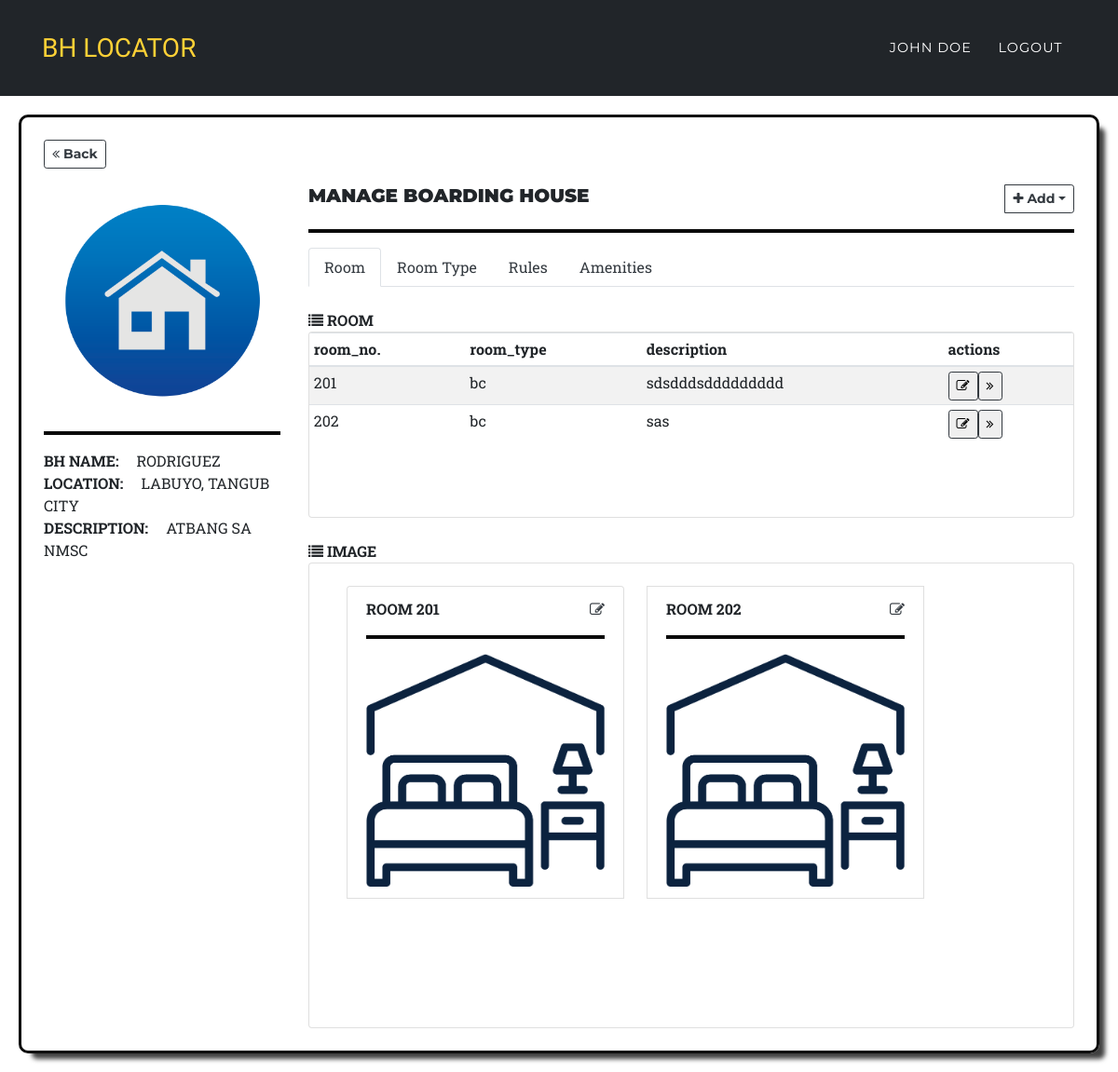
Screenshot of /owner/manage_house.php?bhouse_id=2 (signed in) with the database file from the repository.
### tables this page shows
CREATE TABLE `boarding_house` (
  `bhouse_id` int(11) NOT NULL,
  `bhouse_name` varchar(50) NOT NULL,
  `description` text NOT NULL,
  `location` varchar(255) NOT NULL,
  `image` varchar(255) NOT NULL,
  `user_id` int(11) NOT NULL,
  `bh_added` datetime NOT NULL DEFAULT current_timestamp()
);

CREATE TABLE `room` (
  `room_id` int(11) NOT NULL,
  `bhouse_id` int(20) NOT NULL,
  `room_no` varchar(20) NOT NULL,
  `description` text NOT NULL,
  `room_type_id` int(20) NOT NULL,
  `image` varchar(200) NOT NULL,
  `amenities` varchar(60) NOT NULL,
  `room_added` datetime NOT NULL DEFAULT current_timestamp()
);

CREATE TABLE `room_type` (
  `room_type_id` int(11) NOT NULL,
  `bhouse_id` varchar(20) NOT NULL,
  `type_name` varchar(60) NOT NULL
);

### view_pages/manage_bh.php (the view, shortened to what this page needs)
<div class="row">
    <div class="col-md-3">
        <div class="">
            <a href="../owner/dashboard.php"><button class="btn btn-sm btn-outline-dark mb-3"> <i class="fa fa-angle-double-left"></i> Back</button></a>
        </div>
        <div class="">
                <img class="card-img-top" src="../models/upload_bh/<?=$img;?>" alt="Card image cap" height="250px" width="250px">
                <hr style="border: 2px solid #0a0a0a;">
                <span class="text-center text-uppercase">
                    <b>BH NAME:</b> <span style="margin-left: 15px"><?=$bh;?></span><br>
                    <b>Location:</b> <span style="margin-left: 15px"><?=$loc;?></span><br>
                    <b>Description:</b> <span style="margin-left: 15px"><?=$desc;?></span><br>
                </span><br>
        </div>
    </div>
    <div class="col-md-9">
        <br><br>
        <div class="">
            <div class="">
                <div class="row">
                        <div class="col-md-6">
                            <h5><b>MANAGE BOARDING HOUSE</b></h5>
                        </div>
                        <div class="col-md-2"></div>
                        <div class="col-md-4">
                            <div class="">
                                <div class="row">
                                    <div class="col-md-4"></div>
                                    <div class="col-md-4"></div>
                                    <div class="col-md-4">
                                            <span class="float-right">
                                                    <div class="input-group">
                                                        <div class="input-group-append">
                                                            <button class="btn btn-outline-dark btn-sm dropdown-toggle" type="button" data-toggle="dropdown" aria-expanded="false"><i class="fa fa-plus"></i> Add</button>
                                                    </div>
                                            </span>
                                    </div>
                                </div>
                            </div>
                        </div>
                </div>
            </div> <hr style="border: 2px solid #0a0a0a;">
            <div class="">
                    <nav>
                        <div class="nav nav-tabs" id="nav-tab" role="tablist">
                            <a class="nav-item nav-link text-dark active" id="nav-room-tab" data-toggle="tab" href="#nav-room" role="tab" aria-controls="nav-room" aria-selected="true">Room</a>
                            <a class="nav-item nav-link text-dark" id="nav-roomType-tab" data-toggle="tab" href="#nav-roomType" role="tab" aria-controls="nav-roomType" aria-selected="true">Room Type</a>
                            <a class="nav-item nav-link text-dark" id="nav-rules-tab" data-toggle="tab" href="#nav-rules" role="tab" aria-controls="nav-rules" aria-selected="false">Rules</a>
                            <a class="nav-item nav-link text-dark" id="nav-amenities-tab" data-toggle="tab" href="#nav-amenities" role="tab" aria-controls="nav-amenities" aria-selected="false">Amenities</a>
                        </div>
                    </nav>
                    <div class="tab-content" id="nav-tabContent">
                    <div class="tab-pane fade show active" id="nav-room" role="tabpanel" aria-labelledby="nav-room-tab">
                        <div class="mt-4">
                            <div class="row">
                                    <div class="col-md-12">
                                            <div class="row">
                                                <div class="col-sm-4">
                                                    <h7><b><i class="fa fa-list"></i> ROOM</b></h7>
                                                </div>
                                                <div class="col-sm-4"></div>
                                                <div class="col-sm-4"></div>
                                            </div>
                                            <div class="table-responsive card" style="height:200px">
                                                <?php
                                                    $sql = "SELECT r.room_id, r.bhouse_id, r.room_no, rt.type_name, r.description, r.amenities
                                                                    FROM room AS r
                                                                    INNER JOIN room_type AS rt
                                                                    ON rt.room_type_id = r.room_type_id
                                                                    WHERE r.bhouse_id ='$bhouse_id' ";
                                                    $res = $conn->query($sql);
                                                    if($res->num_rows > 0):
                                                ?>
                                                    <table class="table table-sm table-striped">
                                                        <thead>
                                                            <tr>
                                                                <th>room_no.</th>
                                                                <th>room_type</th>
                                                                <th>description</th>
                                                                <th>actions</th>
                                                            </tr>
                                                        </thead>
                                                        <tbody>
                                                            <?php while ($room = $res->fetch_row()):?>
                                                                <tr>
                                                                    <td><?php echo $room['2']; ?></td>
                                                                    <td><?php echo $room['3']; ?></td>
                                                                    <td><?php echo $room['4']; ?></td>
                                                                    <td>
                                                                        <div class="btn-group">
                                                                            <a href="../owner/edit_page.php?bhouse_id=<?=$bhouse_id;?>&&room_id=<?=$room['0'];?>&&tbl=rooms"><button class="btn btn-sm border-dark"><i class="fa fa-edit"></i></button></a>
                                                                            <a href="../owner/rooms.php?bhouse_id=<?=$bhouse_id;?>&&room_id=<?=$room['0'];?>"><button class="btn btn-sm border-dark"><i class="fa fa-angle-double-right"></i></button></a>
                                                                        </div>
                                                                    </td>
                                                                </tr>
                                                            <?php endwhile; ?>
                                                        </tbody>
                                                    </table>
                                                <?php endif; ?>
                                            </div>
                                    </div>
                            </div>
                        </div><br>
                    </div>
            </div>
            <div class="">
                <div class="row">
                        <div class="col-md-12">
                                <div class="row">
                                    <div class="col-sm-4">
                                        <h7><b><i class="fa fa-list"></i> IMAGE</b></h7>
                                    </div>
                                    <div class="col-sm-4"></div>
                                    <div class="col-sm-4"></div>
                                </div>
                                <div class="table-responsive card" style="height:500px"><br>
                                    <?php
                                        $sql = mysqli_query($conn,"SELECT * FROM room WHERE bhouse_id ='$bhouse_id' ");
                                        if($sql->num_rows > 0):
                                    ?>
                                        <ul class="list-group-horizontal">
                                            <table>
                                                <tbody>
                                                    <?php while($img = $sql->fetch_row()): ?>
                                                        <li  class="list-group-item  mr-4 mb-4 w3-card">
                                                                <div class="" style="width: 16rem;">
                                                                    <span class="text-center text-uppercase"><b>ROOM <?=$img['2'];?>
                                                                    <span class="float-right"><a href="../owner/edit_page.php?bhouse_id=<?=$bhouse_id;?>&&room_id=<?=$img['0'];?>&&tbl=images" type="button" > <i class="fa fa-edit text-dark "></i></a></span>
                                                                    </b></span><br>
                                                                    <hr style="border: 2px solid #0a0a0a;">
                                                                    <img class="card-img-top" src="../models/upload_room/<?=$img['5'];?>" alt="Card image cap" height="250px" width="250px">
                                                                </div>
                                                        </li>
                                                    <?php endwhile;?>
                                                </tbody>
                                            </table>
                                        </ul>
                                    <?php endif; ?>
                                </div>
                        </div>
                </div>
            </div>
        </div>
    </div>
</div>

### include2/header_owner.php (shortened to what this page needs)
<!DOCTYPE html>
<html lang="en">
  <head>
    <link href="assets/plugins/bootstrap/css/bootstrap.min.css" rel="stylesheet">
    <link href="assets/plugins/font-awesome/css/font-awesome.min.css" rel="stylesheet" type="text/css">
    <link rel="stylesheet" href="../resources/css/style.css" type="text/css">
    <link rel="stylesheet" href="../resources/css/bootstrap.min.css" type="text/css">
    <link rel="stylesheet" href="../resources/css/dataTables.bootstrap4.min.css" type="text/css">
    <link rel="stylesheet" href="../resources/css/font-awesome.min.css" type="text/css">
    <link rel="stylesheet" href="https://cdnjs.cloudflare.com/ajax/libs/morris.js/0.5.1/morris.css">
    <link href="../assets/css/mySTYLE.css" rel="stylesheet">
    <link href="../assets/css/style.css" rel="stylesheet">
  </head>
  <body id="page-top">

### owner/manage_house.php (shortened to what this page needs)
<?php
	include '../include2/header_owner.php';
    if(isset($_GET['bhouse_id'])){
        $bhouse_id = $_GET['bhouse_id'];
        $sql = mysqli_query($conn,"SELECT *FROM boarding_house WHERE bhouse_id ='$bhouse_id'  ");
        $row = mysqli_fetch_array($sql);
        $bh = $row['bhouse_name'];
        $desc = $row['description'];
        $loc = $row['location'];
        $img = $row['image'];
    }
?>
<nav class="navbar navbar-expand-lg navbar-dark" style="background-color:#212529;" id="mainNav">
    <div class="container">
        <a class="navbar-brand js-scroll-trigger" href="#">BH LOCATOR</a>
        <div class="collapse navbar-collapse" id="navbarResponsive">
            <ul class="navbar-nav text-uppercase ml-auto">
                <li class="nav-item">
                    <a class="nav-link" href="#"><?php echo $_SESSION['fullname']; ?>
                        <?php if($_SESSION['role'] == 'user'){ echo "(User)"; } ?></a>
                </li>
                <li class="nav-item">
                    <a href="../logout.php" class="nav-link">Logout</a>
                </li>
            </ul>
        </div>
    </div>
</nav>
<div class="card-body">
    <div class="row">
        <div class="col-md-12">
            <div id="border" class="p-4">
                <?php include_once '../view_pages/manage_bh.php' ?>
            </div>
        </div>
    </div>
</div>
<?php include '../include2/footer.php';?>

### include2/footer.php (shortened to what this page needs)
  </body>
</html>

### resources/css/style.css (style rules this page uses)
html,body { margin: 0 auto; max-width: 100%; }

### assets/css/mySTYLE.css (style rules this page uses)
body { overflow-x: hidden; font-family: 'Roboto Slab', 'Helvetica Neue', Helvetica, Arial, sans-serif; }
a { color: #fed136; }
h1, h2, h3, h4, h5, h6 { font-weight: 700; font-family: 'Montserrat', 'Helvetica Neue', Helvetica, Arial, sans-serif; }
.btn { font-family: 'Montserrat', 'Helvetica Neue', Helvetica, Arial, sans-serif; font-weight: 700; }
#mainNav { background-color: #212529; }
#mainNav .navbar-brand { color: #fed136; font-family: 'Kaushan Script', 'Helvetica Neue', Helvetica, Arial, cursive; }
#mainNav .navbar-nav .nav-item .nav-link { font-size: 90%; font-weight: 400; padding: 0.75em 0; letter-spacing: 1px; color: white; font-family: 'Montserrat', 'Helvetica Neue', Helvetica, Arial, sans-serif; }
@media (min-width: 992px) { #mainNav { padding-top: 25px; padding-bottom: 25px; -webkit-transition: padding-top 0.3s, padding-bottom 0.3s; -moz-transition: padding-top 0.3s, padding-bottom 0.3s; transition: padding-top 0.3s, padding-bottom 0.3s; border: none; background-color: transparent; } }
@media (min-width: 992px) { #mainNav .navbar-brand { font-size: 1.75em; -webkit-transition: all 0.3s; -moz-transition: all 0.3s; transition: all 0.3s; } }
@media (min-width: 992px) { #mainNav .navbar-nav .nav-item .nav-link { padding: 1.1em 1em !important; } }

### assets/css/style.css (style rules this page uses)
.navbar { border-radius: 0px; }

### owner/manage_house.php (style rules this page uses)
.list-group-horizontal .list-group-item { display: inline-block; }
#border { box-shadow: 10px 10px 5px -4px rgba(0,0,0,0.75); -webkit-box-shadow: 10px 10px 5px -4px rgba(0,0,0,0.75); -moz-box-shadow: 10px 10px 5px -4px rgba(0,0,0,0.75); border: 3px solid #0a0a0a; border-radius: 10px 10px 10px 10px; -webkit-border-radius: 10px 10px 10px 10px; -moz-border-radius: 10px 10px 10px 10px; }

### rows the page displays
boarding_house: image (picture), bhouse_name "RODRIGUEZ", location "LABUYO, TANGUB CITY", description "ATBANG SA NMSC"
room: room_no "201", room_type.type_name "bc", description "sdsdddsddddddddd", image (picture)
room: room_no "202", room_type.type_name "bc", description "sas", image (picture)

### other values shown
$_SESSION['fullname'] "JOHN DOE"
